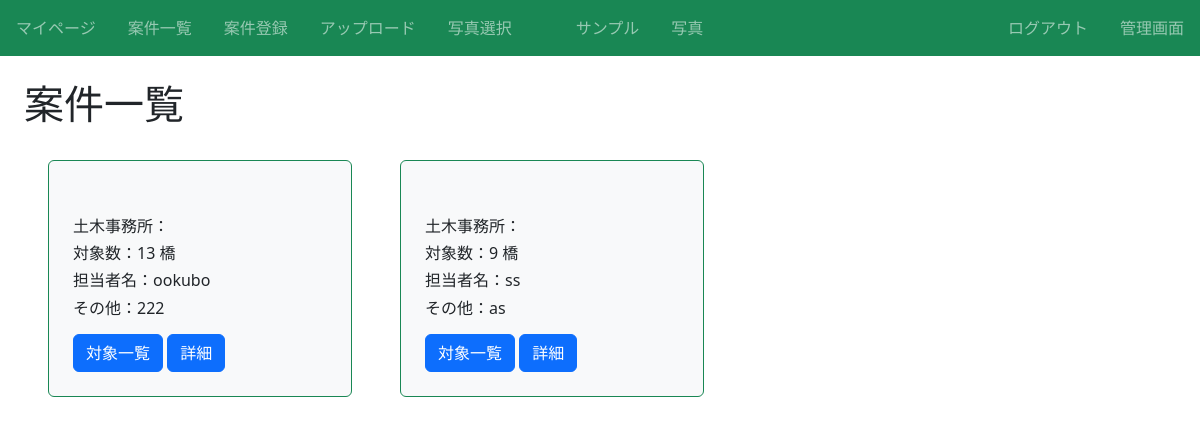
Page /article/ (signed in) on the earlier database version.
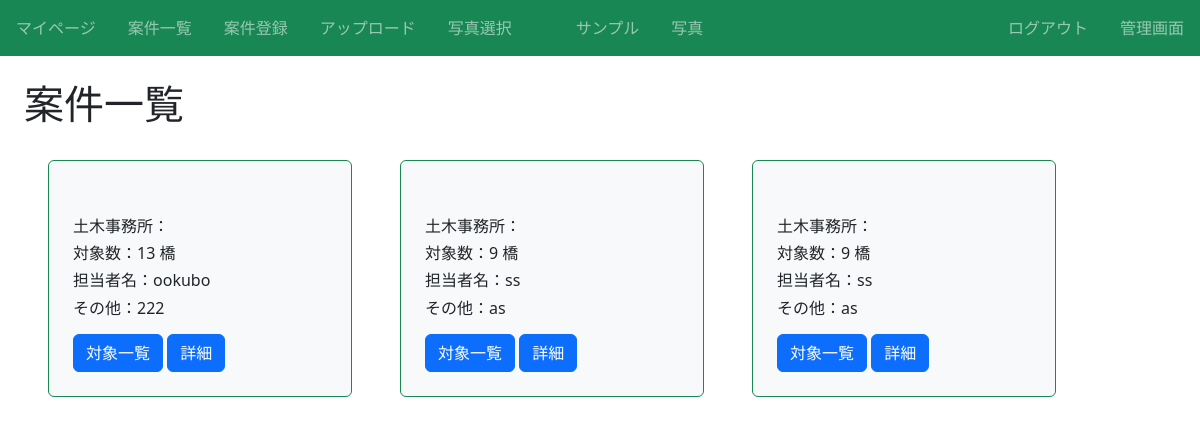
Same page on the later database version.
### infra/models.py (models this page shows, shortened)
class Article(models.Model):
  案件名 = models.CharField(max_length=100)# 顧客名
  土木事務所 = models.CharField(max_length=100)# 土木事務所 article_name
  対象数 = models.IntegerField()# 対象数 number
  担当者名 = models.CharField(max_length=100)# 担当者名 namager
  その他 = models.CharField(max_length=100)# その他 other
  カテゴリー = models.CharField(max_length=100, choices = CATEGORY)# カテゴリー

### infra/views.py (the view)
# urls.py: path('article/', views.ListArticleView.as_view(), name='list-article'),
class ListArticleView(LoginRequiredMixin, ListView):
  template_name = 'infra/article_list.html'
  model = Article

### infra/templates/infra/article_list.html (shortened to what this page needs)
{% extends "base.html" %}
{% block h1 %}案件一覧{% endblock %}
{% block content %}
<div class="d-flex flex-wrap">
  {% for item in object_list %}
    <div class="p-4 m-4 bg-light border border-success rounded" style="width: 19rem;">
      <h2 class="text-success">{{ item.案件名 }}</h2><br>
      <h6 class="card-text">土木事務所：{{ item.土木事務所 }}</h6>
      <h6 class="card-text">対象数：{{ item.対象数 }} 橋</h6>
      <h6 class="card-text">担当者名：{{ item.担当者名 }}</h6>
      <h6 class="card-text">その他：{{ item.その他 }}</h6>
      <div class="mt-3">
        <a href="{% url 'list-infra' pk=item.pk %}" class="btn btn-primary">対象一覧</a>
        <a href="{% url 'detail-article' item.pk %}" class="btn btn-primary">詳細</a>
      </div>
    </div>
  {% endfor %}
{% endblock content %}

Differences in the rows shown:
added Article: 対象数 "9", 担当者名 "ss", その他 "as"
